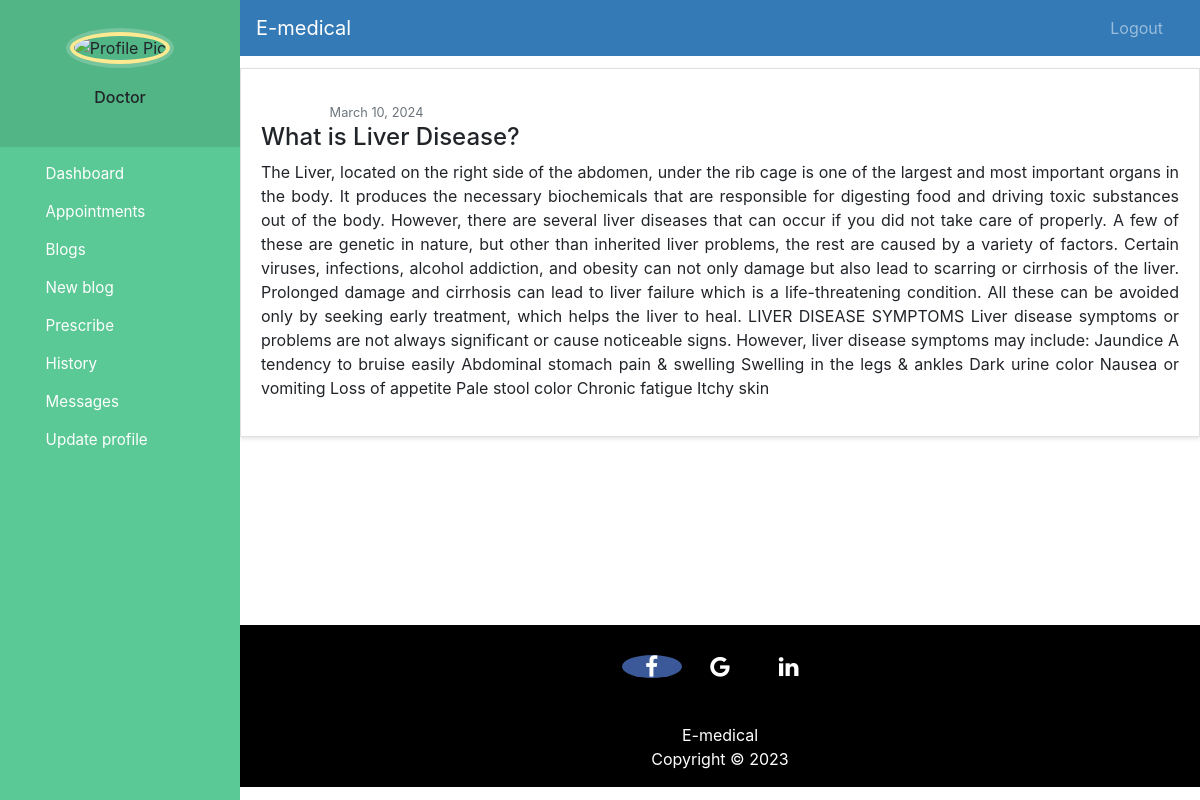
The page /post/8/ on the database its author committed.
### hospital/models.py (models this page shows, shortened)
class Post(models.Model):
    doctor = models.ForeignKey(Doctor, on_delete=models.CASCADE,null=True)
    title = models.CharField(max_length=100)
    content = models.TextField()
    date_posted = models.DateTimeField(default=timezone.now)
    author = models.ForeignKey(User, on_delete=models.CASCADE)

### hospital/views.py (the view)
# urls.py: path('post/<int:pk>/', PostDetailView.as_view(), name='post-detail'),
class PostDetailView(DetailView):
    model = Post

### templates/hospital/post_detail.html (shortened to what this page needs)
{% extends 'hospital/doctor_base.html' %}
{% block content %}
<div class="blog-post">
    <article class="media content-section">
        <div class="media-body">
            <div class="article-metadata">
                <a class="mr-2" href="#">{{ object.author }}</a>
                <small class="text-muted">{{ object.date_posted|date:"F d, Y" }}</small>
            </div>
            <h2 class="article-title">{{ object.title }}</h2>
            <p class="article-content">{{ object.content }}</p>
        </div>
    </article>
</div>
{% endblock content %}

### templates/hospital/doctor_base.html (style rules this page uses)
a:link { text-decoration: none; }
a { color: white; }
p { text-align: center; }
body { padding-left: 240px; }

### templates/hospital/post_detail.html (style rules this page uses)
.blog-post { border: 1px solid #e0e0e0; padding: 20px; margin: 20px 0; background-color: #fff; box-shadow: 0 2px 4px rgba(0, 0, 0, 0.1); }
.article-title { font-size: 24px; }
.article-metadata { margin-top: 10px; }
.article-content { text-align: justify; }

### rows shown on the page
Post: date_posted "March 10, 2024", title "What is Liver Disease?", content "The Liver, located on the right side of the abdomen, under the rib cage is one of the largest and most important organs in the body. It produces the necessary biochemicals that are responsible for digesting food and driving toxic substances out of the body. However, there are several liver diseases that can occur if you did not take care of properly. A few of these are genetic in nature, but other than inherited liver problems, the rest are caused by a variety of factors. Certain viruses, infections, alcohol addiction, and obesity can not only damage but also lead to scarring or cirrhosis of the liver. Prolonged damage and cirrhosis can lead to liver failure which is a life-threatening…"
